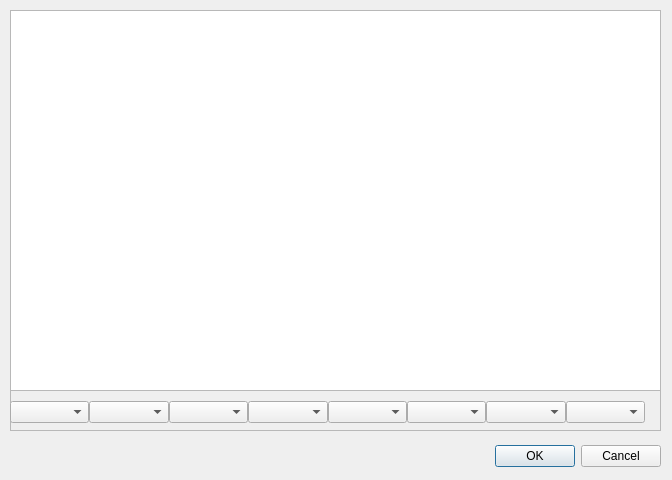
<?xml version="1.0" encoding="UTF-8"?>
<ui version="4.0">
 <class>main_them_acc</class>
 <widget class="QDialog" name="main_them_acc">
  <property name="geometry">
   <rect>
    <x>0</x>
    <y>0</y>
    <width>672</width>
    <height>480</height>
   </rect>
  </property>
  <property name="windowTitle">
   <string>Dialog</string>
  </property>
  <widget class="QDialogButtonBox" name="buttonBox">
   <property name="geometry">
    <rect>
     <x>10</x>
     <y>440</y>
     <width>651</width>
     <height>32</height>
    </rect>
   </property>
   <property name="orientation">
    <enum>Qt::Horizontal</enum>
   </property>
   <property name="standardButtons">
    <set>QDialogButtonBox::Cancel|QDialogButtonBox::Ok</set>
   </property>
  </widget>
  <widget class="QTextBrowser" name="textBrowser">
   <property name="geometry">
    <rect>
     <x>10</x>
     <y>10</y>
     <width>651</width>
     <height>381</height>
    </rect>
   </property>
  </widget>
  <widget class="QFrame" name="frame">
   <property name="geometry">
    <rect>
     <x>10</x>
     <y>390</y>
     <width>651</width>
     <height>41</height>
    </rect>
   </property>
   <property name="frameShape">
    <enum>QFrame::StyledPanel</enum>
   </property>
   <property name="frameShadow">
    <enum>QFrame::Raised</enum>
   </property>
   <widget class="QWidget" name="">
    <property name="geometry">
     <rect>
      <x>0</x>
      <y>10</y>
      <width>635</width>
      <height>24</height>
     </rect>
    </property>
    <layout class="QHBoxLayout" name="horizontalLayout">
     <property name="spacing">
      <number>0</number>
     </property>
     <item>
      <widget class="QComboBox" name="comboBox"/>
     </item>
     <item>
      <widget class="QComboBox" name="comboBox_2"/>
     </item>
     <item>
      <widget class="QComboBox" name="comboBox_3"/>
     </item>
     <item>
      <widget class="QComboBox" name="comboBox_4"/>
     </item>
     <item>
      <widget class="QComboBox" name="comboBox_5"/>
     </item>
     <item>
      <widget class="QComboBox" name="comboBox_6"/>
     </item>
     <item>
      <widget class="QComboBox" name="comboBox_7"/>
     </item>
     <item>
      <widget class="QComboBox" name="comboBox_8"/>
     </item>
    </layout>
   </widget>
  </widget>
 </widget>
 <resources/>
 <connections>
  <connection>
   <sender>buttonBox</sender>
   <signal>accepted()</signal>
   <receiver>main_them_acc</receiver>
   <slot>accept()</slot>
   <hints>
    <hint type="sourcelabel">
     <x>248</x>
     <y>254</y>
    </hint>
    <hint type="destinationlabel">
     <x>157</x>
     <y>274</y>
    </hint>
   </hints>
  </connection>
  <connection>
   <sender>buttonBox</sender>
   <signal>rejected()</signal>
   <receiver>main_them_acc</receiver>
   <slot>reject()</slot>
   <hints>
    <hint type="sourcelabel">
     <x>316</x>
     <y>260</y>
    </hint>
    <hint type="destinationlabel">
     <x>286</x>
     <y>274</y>
    </hint>
   </hints>
  </connection>
 </connections>
</ui>
